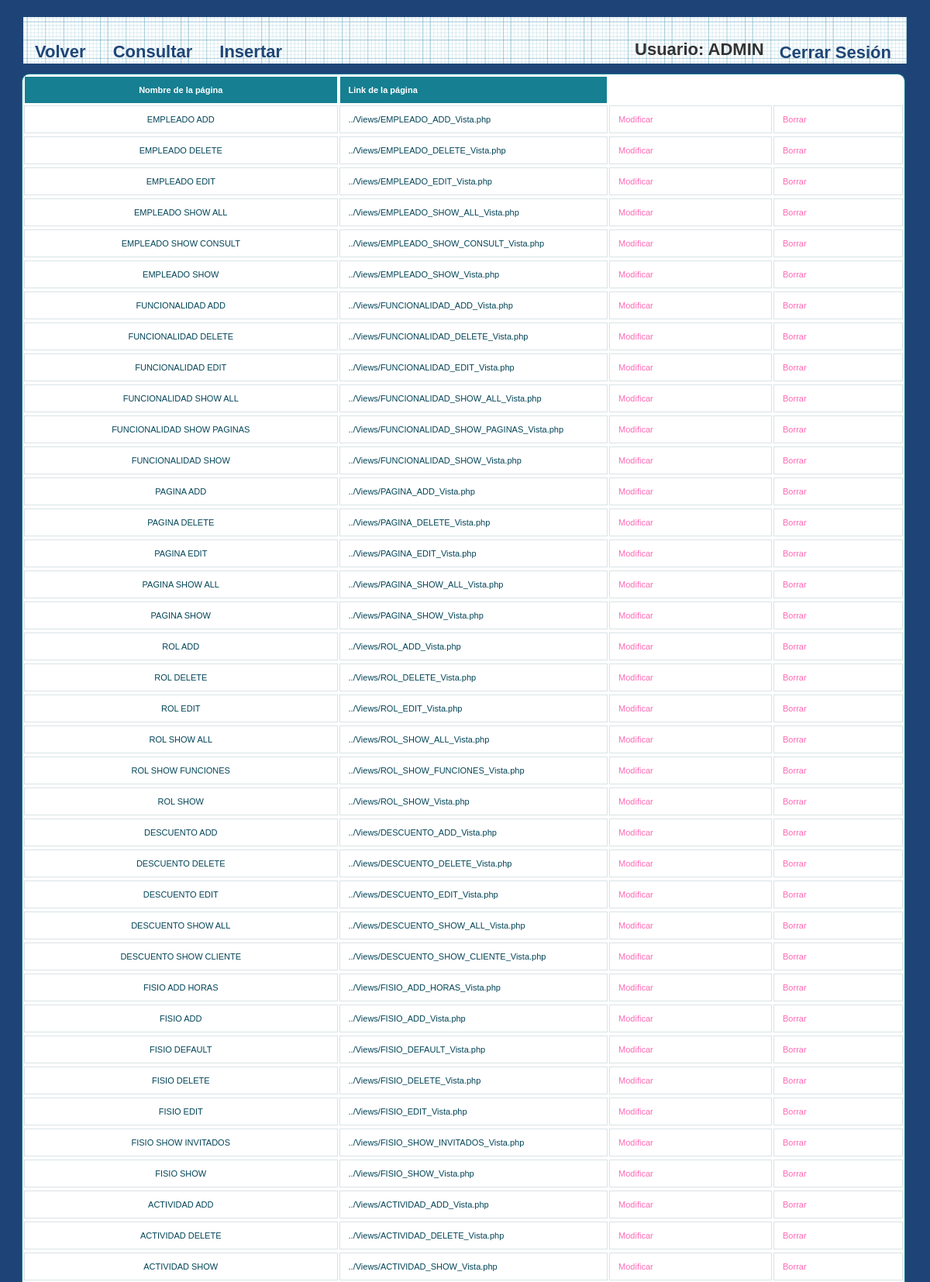
/IUjulio/Controllers/PAGINA_Controller.php (signed in, upper part), run on the app's committed database.
### tables this page shows
CREATE TABLE IF NOT EXISTS `PAGINA` (
`PAGINA_ID` int(10) NOT NULL,
  `PAGINA_LINK` varchar(50) NOT NULL,
  `PAGINA_NOM` varchar(80) NOT NULL
);

### IUjulio/Controllers/PAGINA_Controller.php (called while the page is built, shortened)
<?php
include '../Models/PAGINA_Model.php';
	Switch ($_REQUEST['accion']) {
		default:
			if (!isset($_REQUEST['PAGINA_NOM'])) {
				$pagina = new Pagina('', '');
			} else {
				$pagina = get_data_form();
			}
			$datos = $pagina->ConsultarTodo();
			if (!tienePermisos('Pagina_Default')) {
				new Mensaje('No tienes los permisos necesarios', '../Views/DEFAULT_Vista.php');
			} else {
				new Pagina_Default($datos, '../Views/DEFAULT_Vista.php');
			}
	}
?>

### IUjulio/Models/PAGINA_Model.php (called while the page is built, shortened)
<?php
class Pagina
{
	function ConectarBD()
	{
		$this->mysqli = new mysqli("localhost", "iu2016", "iu2016", "IU2016");
	}
    function ConsultarTodo()
    {
        $sql = "select PAGINA_ID, PAGINA_NOM, PAGINA_LINK from PAGINA ORDER BY PAGINA_ID";
        if (!($resultado = $this->mysqli->query($sql))){
            return 'Error en la consulta sobre la base de datos';
        }
        else{
            $toret=array();
            $i=0;
            while ($fila= $resultado->fetch_array()) {
                $toret[$i]=$fila;
                $i++;
            }
            return $toret;
        }
    }
}

### IUjulio/Views/PAGINA_SHOW_ALL_Vista.php (the view, shortened to what this page needs)
<?php
class Pagina_default{
	private $datos;
	private $volver;
	function __construct($array, $volver){
		$this->datos = $array;
		$this->volver = $volver;
		$this->render();
	}
	function render(){
		?>
		<head><link rel="stylesheet" href="../Styles/styles.css" type="text/css" media="screen" /></head>
			<p>
				<h2>
					<div>
						<?php
						$lista = array('PAGINA_NOM','PAGINA_LINK');
						?>
						<head>
							<link rel="stylesheet" href="../Styles/styles.css" type="text/css" media="screen" />
							<link rel="stylesheet" type="text/css" href="../Styles/print.css" media="print" />
						</head>
						<div id="wrapper">
							<nav>
								<div class="menu">
									<ul>
										<li><a href="../Functions/Desconectar.php"><?php echo  $strings['Cerrar Sesión']; ?></a></li>
										<li><?php echo $strings['Usuario'].": ". $_SESSION['login']; ?></li>
									</ul>
									<?php echo '<a href=\'' . $this->volver . "'>" . $strings['Volver'] . " </a>"; ?></li>
									<a href='./PAGINA_Controller.php?accion=<?php echo $strings['Consultar']?>'><?php echo $strings['Consultar']?></a>
									<a href='./PAGINA_Controller.php?accion=<?php echo $strings['Insertar']?>'><?php echo $strings['Insertar']?></a>
								</div>
							</nav>
						<table id="btable" border = 1>
							<tr>
								<?php
								foreach($lista as $titulo){
									echo "<th>";
									?>
									<?php
									echo $strings[$titulo];
									?>
									</th>
									<?php
								}
								?>
							</tr>
							<?php
							for ($j=0;$j<count($this->datos);$j++){
								echo "<tr>";
								foreach ($this->datos [$j] as $clave => $valor) {
									for ($i = 0; $i < count($lista); $i++) {
										if ($clave === $lista[$i]) {
											?>
											<?php
											echo "<td>";
											echo $valor;
											echo "</td>";
										}
									}
								}
								?>
								<td>
									<a href='PAGINA_Controller.php?PAGINA_NOM=<?php echo $this->datos[$j]['PAGINA_NOM'] . '&accion='.$strings['Modificar']; ?>'><?php echo $strings['Modificar'] ?></a>
								</td>
								<td>
									<a href='PAGINA_Controller.php?PAGINA_NOM=<?php echo $this->datos[$j]['PAGINA_NOM'] . '&accion='.$strings['Borrar']; ?>'><?php echo $strings['Borrar'] ?></a>
								</td>
								<?php
								echo "<tr>";
							}
							?>
						</table>
					</div>
			</p>
		<?php
	}
}

### IUjulio/Styles/styles.css (style rules this page uses)
* { margin: 0; padding: 0; }
ul li { list-style-type:none; }
header, footer, section, aside, nav, article { display: block; }
#wrapper { width: 1140px; margin: 0 auto; margin-top: 5px; margin-bottom: 5px; }
nav { width: 1140px; height: 69px; margin: 0 auto; background: #1F4677 url(../images/blueprintpaper.png) repeat-x; }
h1,h2,h3,h4,h5,h6 { font-weight: bold; clear: both; color: #333; list-style-type:none; }
a:link, a:visited { color:hotpink; text-decoration: none; }
p { margin-bottom: 18px; }
li { padding-left: 5px; }
nav .menu { font-size: 22px; font-weight: bold; }
nav .menu ul { margin: 0; padding: 25px 0 0 20px; list-style: none; line-height: normal; }
nav .menu li { display: block; float: right; }
nav .menu a { display: block; margin-right: 5px; padding: 0px 15px; text-decoration: none; color: #1F4677; float:left; }
table { white-space: normal; line-height: normal; font-weight: normal; font-size: small; font-style: normal; color: black; text-align: center; font-variant: normal; border-color: gray; background-color: white; }
#btable { white-space: normal; line-height: normal; font-weight: normal; font-size: 11px; font-style: normal; color: black; text-align: center; font-variant: normal; border-color: gray; background-color: white; margin-left: -2px; }
#btable { width: 100%; overflow: hidden; background: #FFF; color: #024457; border-radius: 10px; border: 1px solid #167F92; }
#btable tr { border: 1px solid #D9E4E6; }
#btable tr:nth-child(odd) { background-color: #EAF3F3; }
#btable th { display: none; border: 1px solid #FFF; background-color: #167F92; color: #FFF; padding: 1em; }
#btable th:first-child { display: table-cell; text-align: center; }
#btable th:nth-child(2) { display: table-cell; }
#btable th:nth-child(2):after { content: attr(data-th); }
@media (min-width: 480px) { #btable th:nth-child(2):after { display: none; } }
#btable td { display: block; word-wrap: break-word; max-width: 7em; }
#btable td:first-child { display: table-cell; text-align: center; border-right: 1px solid #D9E4E6; }
@media (min-width: 480px) { #btable td { border: 1px solid #D9E4E6; } }
#btable th, #btable td { text-align: left; margin: .5em 1em; }
@media (min-width: 480px) { #btable th, #btable td { display: table-cell; padding: 1em; } }
#content p, ul, ol, hr { margin-bottom: 24px; }
#content h1, h2, h3, h4, h5, h6 { color: #333; margin: 0 0 20px 0; line-height: 1.5em; }
* { margin-top: 4px; }

### IUjulio/Styles/print.css (style rules this page uses)
a { text-decoration : underline; color : #0000ff; }
a:link:after, a:visited:after { content: " (" attr(href) ") "; font-size: 70%; }
nav, footer, header, aside { display : none; }

### data on the page
pagina: PAGINA_NOM "EMPLEADO ADD", PAGINA_LINK "../Views/EMPLEADO_ADD_Vista.php"
pagina: PAGINA_NOM "EMPLEADO DELETE", PAGINA_LINK "../Views/EMPLEADO_DELETE_Vista.php"
pagina: PAGINA_NOM "EMPLEADO EDIT", PAGINA_LINK "../Views/EMPLEADO_EDIT_Vista.php"
pagina: PAGINA_NOM "EMPLEADO SHOW ALL", PAGINA_LINK "../Views/EMPLEADO_SHOW_ALL_Vista.php"
pagina: PAGINA_NOM "EMPLEADO SHOW CONSULT", PAGINA_LINK "../Views/EMPLEADO_SHOW_CONSULT_Vista.php"
pagina: PAGINA_NOM "EMPLEADO SHOW", PAGINA_LINK "../Views/EMPLEADO_SHOW_Vista.php"
pagina: PAGINA_NOM "FUNCIONALIDAD ADD", PAGINA_LINK "../Views/FUNCIONALIDAD_ADD_Vista.php"
pagina: PAGINA_NOM "FUNCIONALIDAD DELETE", PAGINA_LINK "../Views/FUNCIONALIDAD_DELETE_Vista.php"
pagina: PAGINA_NOM "FUNCIONALIDAD EDIT", PAGINA_LINK "../Views/FUNCIONALIDAD_EDIT_Vista.php"
pagina: PAGINA_NOM "FUNCIONALIDAD SHOW ALL", PAGINA_LINK "../Views/FUNCIONALIDAD_SHOW_ALL_Vista.php"
pagina: PAGINA_NOM "FUNCIONALIDAD SHOW PAGINAS", PAGINA_LINK "../Views/FUNCIONALIDAD_SHOW_PAGINAS_Vista.php"
pagina: PAGINA_NOM "FUNCIONALIDAD SHOW", PAGINA_LINK "../Views/FUNCIONALIDAD_SHOW_Vista.php"
pagina: PAGINA_NOM "PAGINA ADD", PAGINA_LINK "../Views/PAGINA_ADD_Vista.php"
pagina: PAGINA_NOM "PAGINA DELETE", PAGINA_LINK "../Views/PAGINA_DELETE_Vista.php"
pagina: PAGINA_NOM "PAGINA EDIT", PAGINA_LINK "../Views/PAGINA_EDIT_Vista.php"
pagina: PAGINA_NOM "PAGINA SHOW ALL", PAGINA_LINK "../Views/PAGINA_SHOW_ALL_Vista.php"
pagina: PAGINA_NOM "PAGINA SHOW", PAGINA_LINK "../Views/PAGINA_SHOW_Vista.php"
pagina: PAGINA_NOM "ROL ADD", PAGINA_LINK "../Views/ROL_ADD_Vista.php"
pagina: PAGINA_NOM "ROL DELETE", PAGINA_LINK "../Views/ROL_DELETE_Vista.php"
pagina: PAGINA_NOM "ROL EDIT", PAGINA_LINK "../Views/ROL_EDIT_Vista.php"
pagina: PAGINA_NOM "ROL SHOW ALL", PAGINA_LINK "../Views/ROL_SHOW_ALL_Vista.php"
pagina: PAGINA_NOM "ROL SHOW FUNCIONES", PAGINA_LINK "../Views/ROL_SHOW_FUNCIONES_Vista.php"
pagina: PAGINA_NOM "ROL SHOW", PAGINA_LINK "../Views/ROL_SHOW_Vista.php"
pagina: PAGINA_NOM "DESCUENTO ADD", PAGINA_LINK "../Views/DESCUENTO_ADD_Vista.php"
pagina: PAGINA_NOM "DESCUENTO DELETE", PAGINA_LINK "../Views/DESCUENTO_DELETE_Vista.php"
pagina: PAGINA_NOM "DESCUENTO EDIT", PAGINA_LINK "../Views/DESCUENTO_EDIT_Vista.php"
pagina: PAGINA_NOM "DESCUENTO SHOW ALL", PAGINA_LINK "../Views/DESCUENTO_SHOW_ALL_Vista.php"
pagina: PAGINA_NOM "DESCUENTO SHOW CLIENTE", PAGINA_LINK "../Views/DESCUENTO_SHOW_CLIENTE_Vista.php"
pagina: PAGINA_NOM "FISIO ADD HORAS", PAGINA_LINK "../Views/FISIO_ADD_HORAS_Vista.php"
pagina: PAGINA_NOM "FISIO ADD", PAGINA_LINK "../Views/FISIO_ADD_Vista.php"
pagina: PAGINA_NOM "FISIO DEFAULT", PAGINA_LINK "../Views/FISIO_DEFAULT_Vista.php"
pagina: PAGINA_NOM "FISIO DELETE", PAGINA_LINK "../Views/FISIO_DELETE_Vista.php"
pagina: PAGINA_NOM "FISIO EDIT", PAGINA_LINK "../Views/FISIO_EDIT_Vista.php"
pagina: PAGINA_NOM "FISIO SHOW INVITADOS", PAGINA_LINK "../Views/FISIO_SHOW_INVITADOS_Vista.php"
pagina: PAGINA_NOM "FISIO SHOW", PAGINA_LINK "../Views/FISIO_SHOW_Vista.php"
pagina: PAGINA_NOM "ACTIVIDAD ADD", PAGINA_LINK "../Views/ACTIVIDAD_ADD_Vista.php"
pagina: PAGINA_NOM "ACTIVIDAD DELETE", PAGINA_LINK "../Views/ACTIVIDAD_DELETE_Vista.php"
pagina: PAGINA_NOM "ACTIVIDAD SHOW", PAGINA_LINK "../Views/ACTIVIDAD_SHOW_Vista.php"

### other printed values
$strings['Cerrar Sesión'] "Cerrar Sesión"
$strings['Usuario'] "Usuario"
$_SESSION['login'] "ADMIN"
$strings['Volver'] "Volver"
$strings['Consultar'] "Consultar"
$strings['Insertar'] "Insertar"
$strings[$titulo] "Nombre de la página"
$strings[$titulo] "Link de la página"
